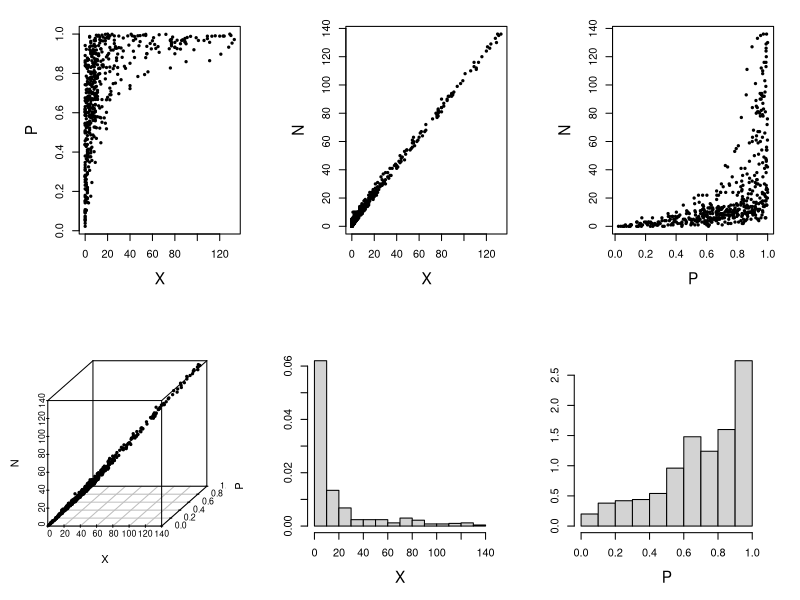

This chart was generated by the following R code:
# trivariate.R
# Example 5.7
# Gibbs sampler for trivariate distribution
# (X, P, N)

install.packages("scatterplot3d")
library(scatterplot3d)
trials <- 500
sim <- matrix(rep(0,3*trials),ncol=3)
sim[1,] <- c(1,0.5,2)
for (i in 2:trials) {
sim[i,1] <- rbinom(1,sim[i-1,3], sim[i-1,2])
sim[i,2] <- rbeta(1,sim[i,1]+1, sim[i-1,3]-sim[i,1] + 1)
sim[i,3] <- rpois(1,4*sim[i,2]) + sim[i,1]
}
xx <- sim
par(mfrow=c(2,3) ,mar=c(5,6,2,2))
plot(sim[,1],sim[,2],xlab="X",ylab="P",pch=20,cex=0.7,cex.lab=1.4)
plot(sim[,1],sim[,3],xlab="X",ylab="N",pch=20,cex=0.7,cex.lab=1.4)
plot(sim[,2],sim[,3],xlab="P",ylab="N",pch=20,cex=0.7,cex.lab=1.4)
scatterplot3d(sim,pch=20,cex.symbols=0.7,xlab="X",ylab="P",zlab="N")
hist(xx[,1],xlab="X",ylab="",main="",prob=T,cex.lab=1.4)
hist(xx[,2],xlab="P",ylab="",main="",prob=T, cex.lab=1.4)
